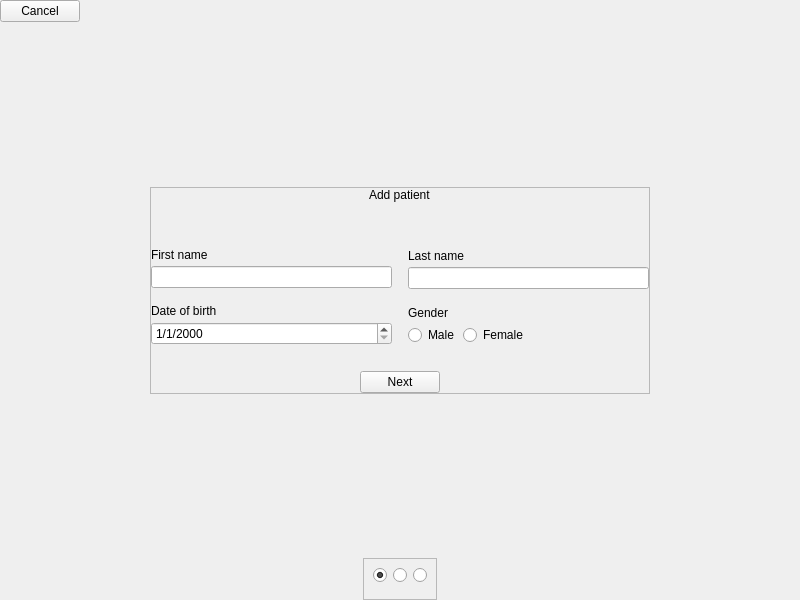
<?xml version="1.0" encoding="UTF-8"?>
<ui version="4.0">
 <class>upsert_patient</class>
 <widget class="QWidget" name="upsert_patient">
  <property name="geometry">
   <rect>
    <x>0</x>
    <y>0</y>
    <width>800</width>
    <height>600</height>
   </rect>
  </property>
  <property name="windowTitle">
   <string>Loggin</string>
  </property>
  <property name="styleSheet">
   <string notr="true"/>
  </property>
  <layout class="QVBoxLayout" name="verticalLayout">
   <property name="spacing">
    <number>0</number>
   </property>
   <property name="leftMargin">
    <number>0</number>
   </property>
   <property name="topMargin">
    <number>0</number>
   </property>
   <property name="rightMargin">
    <number>0</number>
   </property>
   <property name="bottomMargin">
    <number>0</number>
   </property>
   <item>
    <layout class="QHBoxLayout" name="ly_navigator">
     <property name="topMargin">
      <number>0</number>
     </property>
     <item>
      <widget class="NavigatorButton" name="bt_cancel">
       <property name="text">
        <string>Cancel</string>
       </property>
      </widget>
     </item>
     <item>
      <spacer name="horizontalSpacer_2">
       <property name="orientation">
        <enum>Qt::Horizontal</enum>
       </property>
       <property name="sizeHint" stdset="0">
        <size>
         <width>40</width>
         <height>20</height>
        </size>
       </property>
      </spacer>
     </item>
    </layout>
   </item>
   <item>
    <spacer name="verticalSpacer_3">
     <property name="orientation">
      <enum>Qt::Vertical</enum>
     </property>
     <property name="sizeHint" stdset="0">
      <size>
       <width>20</width>
       <height>40</height>
      </size>
     </property>
    </spacer>
   </item>
   <item alignment="Qt::AlignHCenter|Qt::AlignVCenter">
    <widget class="QFrame" name="c_center">
     <property name="minimumSize">
      <size>
       <width>500</width>
       <height>0</height>
      </size>
     </property>
     <property name="frameShape">
      <enum>QFrame::StyledPanel</enum>
     </property>
     <property name="frameShadow">
      <enum>QFrame::Raised</enum>
     </property>
     <layout class="QVBoxLayout" name="verticalLayout_2">
      <property name="leftMargin">
       <number>0</number>
      </property>
      <property name="topMargin">
       <number>0</number>
      </property>
      <property name="rightMargin">
       <number>0</number>
      </property>
      <property name="bottomMargin">
       <number>0</number>
      </property>
      <item alignment="Qt::AlignHCenter">
       <widget class="Label" name="lb_title">
        <property name="text">
         <string>Add patient</string>
        </property>
       </widget>
      </item>
      <item>
       <spacer name="verticalSpacer_2">
        <property name="orientation">
         <enum>Qt::Vertical</enum>
        </property>
        <property name="sizeHint" stdset="0">
         <size>
          <width>20</width>
          <height>40</height>
         </size>
        </property>
       </spacer>
      </item>
      <item>
       <layout class="QHBoxLayout" name="ly_inputs">
        <property name="spacing">
         <number>16</number>
        </property>
        <property name="leftMargin">
         <number>0</number>
        </property>
        <property name="topMargin">
         <number>0</number>
        </property>
        <item>
         <layout class="QVBoxLayout" name="ly_left_side">
          <property name="spacing">
           <number>16</number>
          </property>
          <property name="topMargin">
           <number>0</number>
          </property>
          <item>
           <layout class="QVBoxLayout" name="ly_first_name">
            <property name="spacing">
             <number>4</number>
            </property>
            <property name="topMargin">
             <number>0</number>
            </property>
            <item>
             <widget class="QLabel" name="lb_first_name">
              <property name="text">
               <string>First name</string>
              </property>
             </widget>
            </item>
            <item>
             <widget class="LineEdit" name="i_first_name"/>
            </item>
           </layout>
          </item>
          <item>
           <layout class="QVBoxLayout" name="ly_birth_date">
            <property name="spacing">
             <number>4</number>
            </property>
            <property name="topMargin">
             <number>0</number>
            </property>
            <item>
             <widget class="QLabel" name="lb_birth_date">
              <property name="text">
               <string>Date of birth</string>
              </property>
             </widget>
            </item>
            <item>
             <widget class="QDateEdit" name="i_birth_date">
              <property name="displayFormat">
               <string>d/M/yyyy</string>
              </property>
             </widget>
            </item>
           </layout>
          </item>
         </layout>
        </item>
        <item>
         <layout class="QVBoxLayout" name="ly_right_side">
          <property name="spacing">
           <number>16</number>
          </property>
          <property name="topMargin">
           <number>0</number>
          </property>
          <item>
           <layout class="QVBoxLayout" name="c_last_name">
            <property name="spacing">
             <number>4</number>
            </property>
            <item>
             <widget class="QLabel" name="lb_last_name">
              <property name="text">
               <string>Last name</string>
              </property>
             </widget>
            </item>
            <item>
             <widget class="LineEdit" name="i_last_name"/>
            </item>
           </layout>
          </item>
          <item>
           <layout class="QVBoxLayout" name="ly_gender">
            <property name="spacing">
             <number>4</number>
            </property>
            <item>
             <widget class="QLabel" name="lb_gender">
              <property name="text">
               <string>Gender</string>
              </property>
             </widget>
            </item>
            <item>
             <layout class="QHBoxLayout" name="ly_gender_rb">
              <item>
               <widget class="QRadioButton" name="i_gender_m">
                <property name="text">
                 <string>Male</string>
                </property>
               </widget>
              </item>
              <item>
               <widget class="QRadioButton" name="i_gender_f">
                <property name="text">
                 <string>Female</string>
                </property>
               </widget>
              </item>
              <item>
               <spacer name="horizontalSpacer">
                <property name="orientation">
                 <enum>Qt::Horizontal</enum>
                </property>
                <property name="sizeHint" stdset="0">
                 <size>
                  <width>40</width>
                  <height>20</height>
                 </size>
                </property>
               </spacer>
              </item>
             </layout>
            </item>
           </layout>
          </item>
         </layout>
        </item>
       </layout>
      </item>
      <item>
       <spacer name="verticalSpacer">
        <property name="orientation">
         <enum>Qt::Vertical</enum>
        </property>
        <property name="sizeHint" stdset="0">
         <size>
          <width>20</width>
          <height>20</height>
         </size>
        </property>
       </spacer>
      </item>
      <item alignment="Qt::AlignHCenter">
       <widget class="Button" name="bt_next">
        <property name="text">
         <string>Next</string>
        </property>
       </widget>
      </item>
     </layout>
    </widget>
   </item>
   <item>
    <spacer name="verticalSpacer_4">
     <property name="orientation">
      <enum>Qt::Vertical</enum>
     </property>
     <property name="sizeHint" stdset="0">
      <size>
       <width>20</width>
       <height>40</height>
      </size>
     </property>
    </spacer>
   </item>
   <item alignment="Qt::AlignHCenter">
    <widget class="QFrame" name="c_rb_upsert_patient_views">
     <property name="frameShape">
      <enum>QFrame::StyledPanel</enum>
     </property>
     <property name="frameShadow">
      <enum>QFrame::Raised</enum>
     </property>
     <layout class="QHBoxLayout" name="horizontalLayout_2">
      <property name="bottomMargin">
       <number>16</number>
      </property>
      <item>
       <widget class="QRadioButton" name="i_upsert_patient_view">
        <property name="text">
         <string/>
        </property>
        <property name="checked">
         <bool>true</bool>
        </property>
       </widget>
      </item>
      <item>
       <widget class="QRadioButton" name="i_upsert_patient_mi_view">
        <property name="text">
         <string/>
        </property>
       </widget>
      </item>
      <item>
       <widget class="QRadioButton" name="i_upsert_patient_preview_view">
        <property name="text">
         <string/>
        </property>
       </widget>
      </item>
     </layout>
    </widget>
   </item>
  </layout>
 </widget>
 <customwidgets>
  <customwidget>
   <class>Label</class>
   <extends>QLabel</extends>
   <header>.promoted.label</header>
  </customwidget>
  <customwidget>
   <class>NavigatorButton</class>
   <extends>QPushButton</extends>
   <header location="global">.promoted.navigator_button</header>
  </customwidget>
  <customwidget>
   <class>Button</class>
   <extends>QPushButton</extends>
   <header>.promoted.button</header>
  </customwidget>
  <customwidget>
   <class>LineEdit</class>
   <extends>QLineEdit</extends>
   <header>.promoted.line_edit</header>
  </customwidget>
 </customwidgets>
 <resources/>
 <connections/>
</ui>
